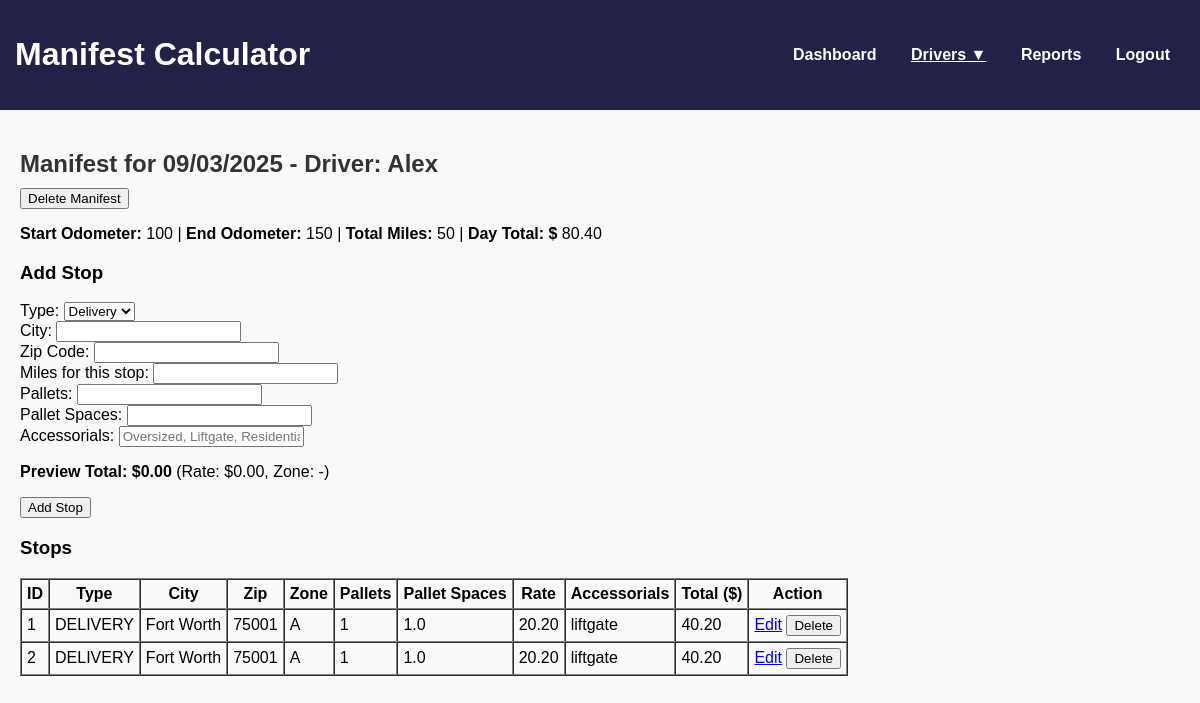
/manifest/1, run on an earlier commit of the app's database.
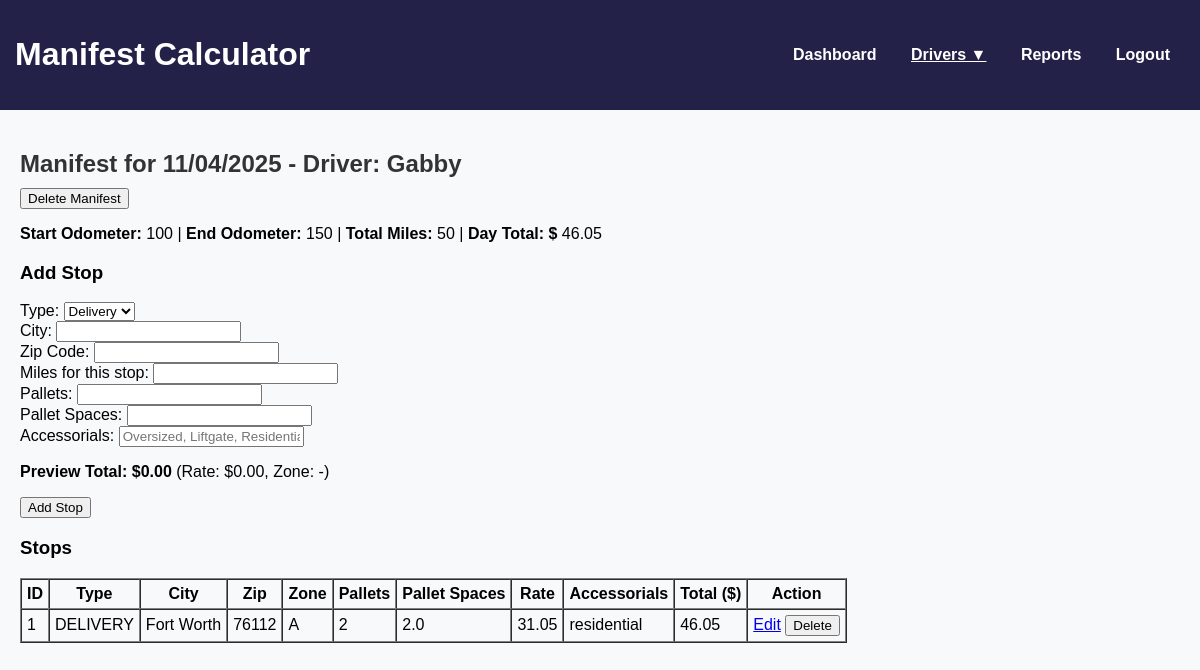
And on a later commit of the database.
### models.py (models this page shows)
class Manifest(db.Model):
    id = db.Column(db.Integer, primary_key=True)
    driver_id = db.Column(db.Integer, db.ForeignKey('driver.id'), nullable=False)
    date = db.Column(db.Date, nullable=False)
    start_odometer = db.Column(db.Integer)
    end_odometer = db.Column(db.Integer)
    total_miles = db.Column(db.Integer)
    day_total = db.Column(db.Float)  # sum of all stops
    driver = db.relationship('Driver', back_populates='manifests')
    stops = db.relationship('Stop', back_populates='manifest', cascade="all, delete-orphan")

class Driver(db.Model):
    __tablename__ = 'driver'
    id = db.Column(db.Integer, primary_key=True)
    name = db.Column(db.String(50), nullable=False)
    manifests = db.relationship('Manifest', back_populates='driver', cascade="all, delete-orphan")

class Stop(db.Model):
    id = db.Column(db.Integer, primary_key=True)
    manifest_id = db.Column(db.Integer, db.ForeignKey('manifest.id'), nullable=False)
    type = db.Column(db.String(20))   # Delivery / Pickup
    city = db.Column(db.String(100))
    zip_code = db.Column(db.String(10))
    zone = db.Column(db.String(5))
    pallets = db.Column(db.Integer)
    pallet_spaces = db.Column(db.Float)
    miles = db.Column(db.Float, default=0.0)
    rate = db.Column(db.Float)        # lookup from zone table
    accessorials = db.Column(db.String(200))
    total = db.Column(db.Float)       # rate + extras
    manifest = db.relationship('Manifest', back_populates='stops')

### app.py (the view)
@app.route('/manifest/<int:manifest_id>', methods=['GET'])
def manifest_detail(manifest_id):
    manifest = Manifest.query.get_or_404(manifest_id)
    stops = Stop.query.filter_by(manifest_id=manifest_id).order_by(Stop.id.asc()).all()
    return render_template('manifest_detail.html', manifest=manifest, stops=stops, active_page='drivers')

### app.py (called while the page is built)
@app.context_processor
def inject_drivers():
    all_drivers = Driver.query.order_by(Driver.name).all()
    return dict(all_drivers=all_drivers)

### templates/manifest_detail.html (shortened to what this page needs)
{% extends "base.html" %}
{% block content %}
<h2>Manifest for {{ manifest.date.strftime('%m/%d/%Y') }} - Driver: {{ manifest.driver.name }}</h2>
<form method="POST" action="{{ url_for('delete_manifest', manifest_id=manifest.id) }}"
      onsubmit="return confirm('Are you sure you want to delete this entire manifest and all its stops?');">
    <button type="submit" class="btn btn-danger">Delete Manifest</button>
</form>
<p><strong>Start Odometer:</strong> {{ manifest.start_odometer }} |
   <strong>End Odometer:</strong> {{ manifest.end_odometer }} |
   <strong>Total Miles:</strong> {{ manifest.total_miles }} |
   <strong>Day Total: $</strong> {{ "%.2f"|format(manifest.day_total) }}</p>
<h3>Add Stop</h3>
<form id="add-stop-form" method="POST" action="{{ url_for('add_stop', manifest_id=manifest.id) }}">
    <label>Type:</label>
    <select name="type" id="stop-type">
        <option value="DELIVERY">Delivery</option>
    </select><br>
    <label>City:</label>
    <input type="text" name="city" id="stop-city" required><br>
    <label>Zip Code:</label>
    <input type="text" name="zip_code" id="stop-zip" required><br>
    <label>Miles for this stop:</label>
    <input type="number" step="0.1" name="miles" id="stop-miles"><br>
    <label>Pallets:</label>
    <input type="number" name="pallets" id="stop-pallets" required><br>
    <label>Pallet Spaces:</label>
    <input type="number" step="0.5" name="pallet_spaces" id="stop-pallet-spaces" required><br>
    <label>Accessorials:</label>
    <input type="text" name="accessorials" id="stop-accessorials" placeholder="Oversized, Liftgate, Residential"><br>
    <p><strong>Preview Total: $<span id="preview-total">0.00</span></strong> (Rate: $<span id="preview-rate">0.00</span>, Zone: <span id="preview-zone">-</span>)</p>
    <button type="submit">Add Stop</button>
</form>
<h3>Stops</h3>
<table border="1" cellpadding="5" cellspacing="0">
    <thead>
        <tr>
            <th>ID</th>
            <th>Type</th>
            <th>City</th>
            <th>Zip</th>
            <th>Zone</th>
            <th>Pallets</th>
            <th>Pallet Spaces</th>
            <th>Rate</th>
            <th>Accessorials</th>
            <th>Total ($)</th>
            <th>Action</th>
        </tr>
    </thead>
    <tbody>
        {% for stop in stops %}
        <tr>
            <td>{{ stop.id }}</td>
            <td>{{ stop.type }}</td>
            <td>{{ stop.city }}</td>
            <td>{{ stop.zip_code }}</td>
            <td>{{ stop.zone }}</td>
            <td>{{ stop.pallets }}</td>
            <td>{{ stop.pallet_spaces }}</td>
            <td>{{ "%.2f"|format(stop.rate) }}</td>
            <td>{{ stop.accessorials }}</td>
            <td>{{ "%.2f"|format(stop.total) }}</td>
            <td>
                <a href="{{ url_for('edit_stop', stop_id=stop.id, manifest_id=manifest.id) }}" class="btn btn-sm btn-warning">Edit</a>
                <form method="POST" action="{{ url_for('delete_stop', stop_id=stop.id) }}" style="display:inline;">
                    <button type="submit" class="btn btn-sm btn-danger" onclick="return confirm('Are you sure you want to delete this stop?')">Delete</button>
                </form>
            </td>
        </tr>
        {% endfor %}
    </tbody>
</table>
{% endblock %}

What changed in the data, as far as the page shows it:
no longer on this page (row unchanged): Driver: driver.name "Alex"
removed Stop: id "2", type "DELIVERY", city "Fort Worth", zip_code "75001", zone "A", pallets "1", pallet_spaces "1.0", rate "20.20", accessorials "liftgate", total "40.20"
changed Manifest: date "09/03/2025" → "11/04/2025"; day_total "80.40" → "46.05"
now on this page (row unchanged): Driver: driver.name "Gabby"
changed Stop "DELIVERY": zip_code "75001" → "76112"; pallets "1" → "2"; pallet_spaces "1.0" → "2.0"; rate "20.20" → "31.05"; accessorials "liftgate" → "residential"; total "40.20" → "46.05"
